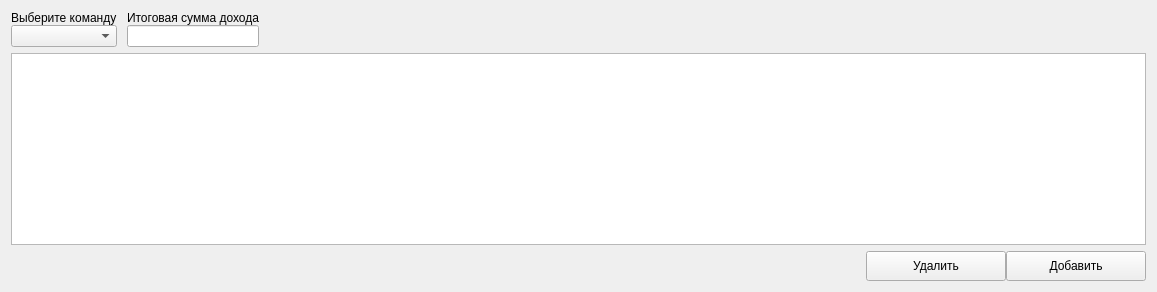
          <widget class="QWidget" name="pageIncome">
           <layout class="QGridLayout" name="gridLayout_17">
            <item row="1" column="0">
             <widget class="QTableView" name="tableIncome"/>
            </item>
            <item row="0" column="0">
             <widget class="QWidget" name="widget_8" native="true">
              <property name="sizePolicy">
               <sizepolicy hsizetype="Fixed" vsizetype="Fixed">
                <horstretch>0</horstretch>
                <verstretch>0</verstretch>
               </sizepolicy>
              </property>
              <layout class="QGridLayout" name="gridLayout_3">
               <property name="leftMargin">
                <number>0</number>
               </property>
               <property name="topMargin">
                <number>0</number>
               </property>
               <property name="rightMargin">
                <number>0</number>
               </property>
               <property name="bottomMargin">
                <number>0</number>
               </property>
               <property name="spacing">
                <number>0</number>
               </property>
               <item row="1" column="0">
                <widget class="QLabel" name="label_4">
                 <property name="sizePolicy">
                  <sizepolicy hsizetype="Fixed" vsizetype="Fixed">
                   <horstretch>0</horstretch>
                   <verstretch>0</verstretch>
                  </sizepolicy>
                 </property>
                 <property name="text">
                  <string>Выберите команду</string>
                 </property>
                 <property name="margin">
                  <number>5</number>
                 </property>
                </widget>
               </item>
               <item row="1" column="2">
                <widget class="QLabel" name="label_14">
                 <property name="sizePolicy">
                  <sizepolicy hsizetype="Fixed" vsizetype="Fixed">
                   <horstretch>0</horstretch>
                   <verstretch>0</verstretch>
                  </sizepolicy>
                 </property>
                 <property name="text">
                  <string>Итоговая сумма дохода</string>
                 </property>
                 <property name="margin">
                  <number>5</number>
                 </property>
                </widget>
               </item>
               <item row="2" column="2">
                <widget class="QLineEdit" name="totalIncomeEdit">
                 <property name="sizePolicy">
                  <sizepolicy hsizetype="Preferred" vsizetype="Preferred">
                   <horstretch>0</horstretch>
                   <verstretch>0</verstretch>
                  </sizepolicy>
                 </property>
                 <property name="minimumSize">
                  <size>
                   <width>0</width>
                   <height>0</height>
                  </size>
                 </property>
                 <property name="maximumSize">
                  <size>
                   <width>540</width>
                   <height>16777215</height>
                  </size>
                 </property>
                </widget>
               </item>
               <item row="2" column="0">
                <widget class="QComboBox" name="crewComboBox">
                 <property name="sizePolicy">
                  <sizepolicy hsizetype="Preferred" vsizetype="Preferred">
                   <horstretch>0</horstretch>
                   <verstretch>0</verstretch>
                  </sizepolicy>
                 </property>
                 <property name="minimumSize">
                  <size>
                   <width>0</width>
                   <height>0</height>
                  </size>
                 </property>
                 <property name="maximumSize">
                  <size>
                   <width>540</width>
                   <height>16777215</height>
                  </size>
                 </property>
                </widget>
               </item>
               <item row="2" column="1">
                <spacer name="horizontalSpacer_16">
                 <property name="orientation">
                  <enum>Qt::Horizontal</enum>
                 </property>
                 <property name="sizeType">
                  <enum>QSizePolicy::Fixed</enum>
                 </property>
                 <property name="sizeHint" stdset="0">
                  <size>
                   <width>10</width>
                   <height>20</height>
                  </size>
                 </property>
                </spacer>
               </item>
              </layout>
             </widget>
            </item>
            <item row="2" column="0">
             <widget class="QWidget" name="widget_9" native="true">
              <layout class="QHBoxLayout" name="horizontalLayout_10">
               <property name="spacing">
                <number>0</number>
               </property>
               <property name="leftMargin">
                <number>0</number>
               </property>
               <property name="topMargin">
                <number>0</number>
               </property>
               <property name="rightMargin">
                <number>0</number>
               </property>
               <property name="bottomMargin">
                <number>0</number>
               </property>
               <item>
                <spacer name="horizontalSpacer_18">
                 <property name="orientation">
                  <enum>Qt::Horizontal</enum>
                 </property>
                 <property name="sizeHint" stdset="0">
                  <size>
                   <width>855</width>
                   <height>20</height>
                  </size>
                 </property>
                </spacer>
               </item>
               <item>
                <widget class="QPushButton" name="incomeDeleteBtn">
                 <property name="minimumSize">
                  <size>
                   <width>140</width>
                   <height>30</height>
                  </size>
                 </property>
                 <property name="maximumSize">
                  <size>
                   <width>140</width>
                   <height>30</height>
                  </size>
                 </property>
                 <property name="text">
                  <string>Удалить</string>
                 </property>
                 <property name="icon">
                  <iconset resource="resource.qrc">
                   <normaloff>:/icon/icon/free-icon-minus-button-4315581 копия.png</normaloff>:/icon/icon/free-icon-minus-button-4315581 копия.png</iconset>
                 </property>
                 <property name="iconSize">
                  <size>
                   <width>20</width>
                   <height>20</height>
                  </size>
                 </property>
                </widget>
               </item>
               <item>
                <widget class="QPushButton" name="incomeAddBtn">
                 <property name="minimumSize">
                  <size>
                   <width>140</width>
                   <height>30</height>
                  </size>
                 </property>
                 <property name="maximumSize">
                  <size>
                   <width>140</width>
                   <height>30</height>
                  </size>
                 </property>
                 <property name="text">
                  <string>Добавить</string>
                 </property>
                 <property name="icon">
                  <iconset resource="resource.qrc">
                   <normaloff>:/icon/icon/free-icon-add-7222864.png</normaloff>:/icon/icon/free-icon-add-7222864.png</iconset>
                 </property>
                 <property name="iconSize">
                  <size>
                   <width>20</width>
                   <height>20</height>
                  </size>
                 </property>
                </widget>
               </item>
              </layout>
             </widget>
            </item>
           </layout>
          </widget>
